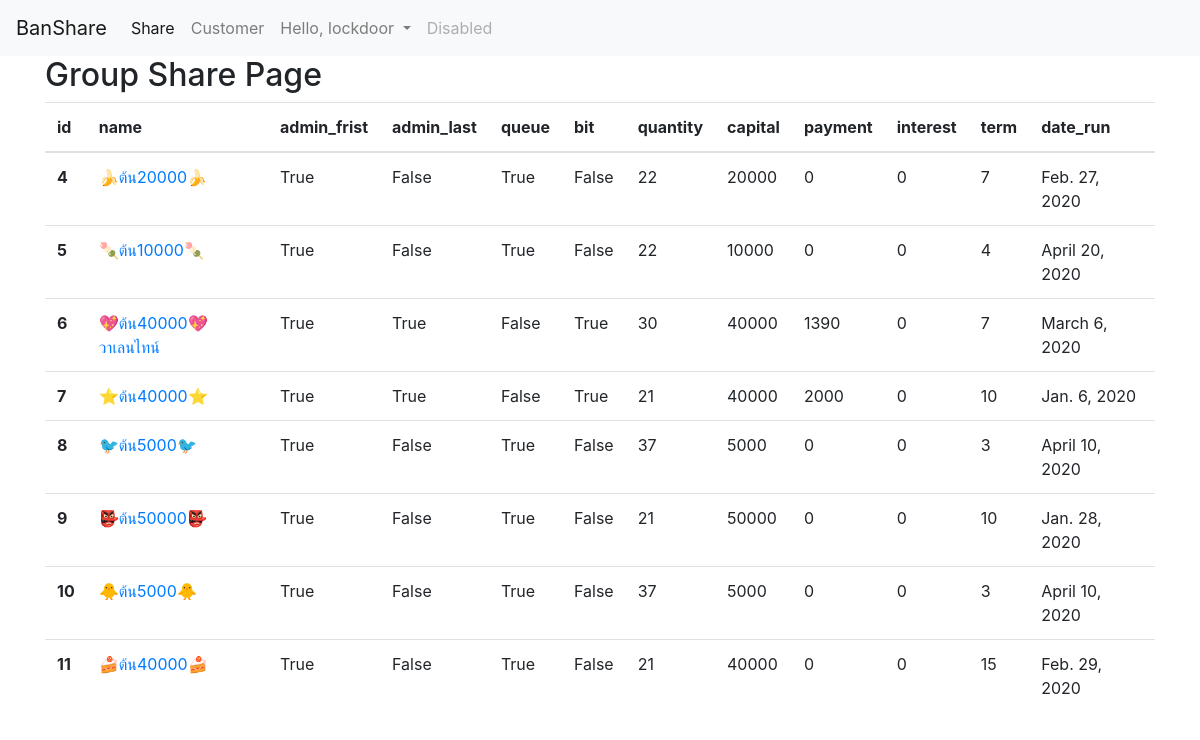
The app's page /shareGroup/ (signed in) with its own data.
### share/models.py (models this page shows, shortened)
class Share_groups(models.Model):
    name = models.CharField(max_length=200)
    admin_frist = models.BooleanField(default=True, help_text='เท้าแชร์ยกหัว')
    admin_last = models.BooleanField(default=False, help_text='เท้าแชร์หักค้ำท้าย')
    date_receive_no_payment = models.BooleanField(default=True, help_text='หักวันรับ')
    queue = models.BooleanField(default=False, help_text='รับตามมือจอง')
    fix_rate = models.BooleanField(default=False, help_text='ฟิกเรต')
    bit = models.BooleanField(default=False, help_text='บิท')
    quantity = models.IntegerField(help_text='จำนวนมือ')
    capital = models.IntegerField(help_text='เงินต้น', blank=True , null=True)
    payment = models.IntegerField(help_text='ส่งงวดละ', default=0)
    interest = models.IntegerField(help_text='ดอกต่องวด', default=0)
    term = models.IntegerField(help_text='จำนวนวันที่ส่งต่องวด', blank=True , null=True)
    fix_last_date = models.BooleanField(default=False, help_text='วันที่ส่งต้องลงท้ายตรงกัน แชร์ราย10วันและ15วันต้องติ๊กตรงนี้ด้วย')
    date_run = models.DateField(help_text='วันที่เริ่มวง')
    share_close = models.BooleanField(default=False, help_text='ปิดวง ไม่ต้องการให้แสดงผลแชร์วงนี้')
    build_share_pay_date = models.BooleanField(default=True, help_text='แสดงปุมสร้างวันจ่ายแชร์')

### share/views.py (the view)
# urls.py: path('shareGroup/', views.shareGroup, name='shareGroup'),
@login_required(login_url='share:loginForm')
def shareGroup(request):
    shares = Share_groups.objects.filter(share_close=False)
    return render(request, 'share/shareGroup.html', {'shares': shares})

### share/templates/share/shareGroup.html
{% extends 'share/nav.html' %}
{% block content %}
  <h2>Group Share Page</h2>
  <table class="table table-hover">
    <thead>
      <tr>
        <th scope="col">id</th>
        <th scope="col">name</th>
        <th scope="col">admin_frist</th>
        <th scope="col">admin_last</th>
        <th scope="col">queue</th>
        <th scope="col">bit</th>
        <th scope="col">quantity</th>
        <th scope="col">capital</th>
        <th scope="col">payment</th>
        <th scope="col">interest</th>
        <th scope="col">term</th>
        <th scope="col">date_run</th>
      </tr>
    </thead>
    <tbody>
      {% for share in shares %}
      <tr>
        <th scope="row">{{share.id}}</th>
        <td><a href="{% url 'share:shareDetail' share.id %}">{{share.name}}</a></td>
        <td>{{share.admin_frist}}</td>
        <td>{{share.admin_last}}</td>
        <td>{{share.queue}}</td>
        <td>{{share.bit}}</td>
        <td>{{share.quantity}}</td>
        <td>{{share.capital}}</td>
        <td>{{share.payment}}</td>
        <td>{{share.interest}}</td>
        <td>{{share.term}}</td>
        <td>{{share.date_run}}</td>
      </tr>
      {% endfor %}
{% endblock %}

### share/templates/share/nav.html (shortened to what this page needs)
{% extends 'share/header.html' %}
{% block nav %}
<nav class="navbar navbar-expand-lg navbar-light bg-light">
    <a class="navbar-brand" href="{% url 'share:index' %}">BanShare</a>
    {% if user.is_authenticated %}
    <div class="collapse navbar-collapse" id="navbarSupportedContent">
        <ul class="navbar-nav mr-auto">
            <li class="nav-item active">
                <a class="nav-link" href="{% url 'share:shareGroup' %}">Share <span class="sr-only">(current)</span></a>
            </li>
            <li class="nav-item">
                <a class="nav-link" href="{% url 'share:customer' %}">Customer</a>
            </li>
            <li class="nav-item dropdown">
                <a class="nav-link dropdown-toggle" href="#" id="navbarDropdown" role="button" data-toggle="dropdown"
                    aria-haspopup="true" aria-expanded="false">
                    Hello, {{user.username}}
                </a>
            </li>
            <li class="nav-item">
                <a class="nav-link disabled" href="#" tabindex="-1" aria-disabled="true">Disabled</a>
            </li>
        </ul>
    </div>
    {% endif %}
</nav>
<div class="container">
    {% block content %}
    {% endblock %}
</div>
{% endblock %}

### records on screen
Share_groups: id "4", name "🍌ต้น20000🍌", admin_frist "True", admin_last "False", queue "True", bit "False", quantity "22", capital "20000", payment "0", interest "0", term "7", date_run "Feb. 27, 2020"
Share_groups: id "5", name "🍡ต้น10000🍡", admin_frist "True", admin_last "False", queue "True", bit "False", quantity "22", capital "10000", payment "0", interest "0", term "4", date_run "April 20, 2020"
Share_groups: id "6", name "💖ต้น40000💖วาเลนไทน์", admin_frist "True", admin_last "True", queue "False", bit "True", quantity "30", capital "40000", payment "1390", interest "0", term "7", date_run "March 6, 2020"
Share_groups: id "7", name "⭐ต้น40000⭐", admin_frist "True", admin_last "True", queue "False", bit "True", quantity "21", capital "40000", payment "2000", interest "0", term "10", date_run "Jan. 6, 2020"
Share_groups: id "8", name "🐦ต้น5000🐦", admin_frist "True", admin_last "False", queue "True", bit "False", quantity "37", capital "5000", payment "0", interest "0", term "3", date_run "April 10, 2020"
Share_groups: id "9", name "👺ต้น50000👺", admin_frist "True", admin_last "False", queue "True", bit "False", quantity "21", capital "50000", payment "0", interest "0", term "10", date_run "Jan. 28, 2020"
Share_groups: id "10", name "🐥ต้น5000🐥", admin_frist "True", admin_last "False", queue "True", bit "False", quantity "37", capital "5000", payment "0", interest "0", term "3", date_run "April 10, 2020"
Share_groups: id "11", name "🍰ต้น40000🍰", admin_frist "True", admin_last "False", queue "True", bit "False", quantity "21", capital "40000", payment "0", interest "0", term "15", date_run "Feb. 29, 2020"

### other values on screen
{{ user.username }} "lockdoor"
